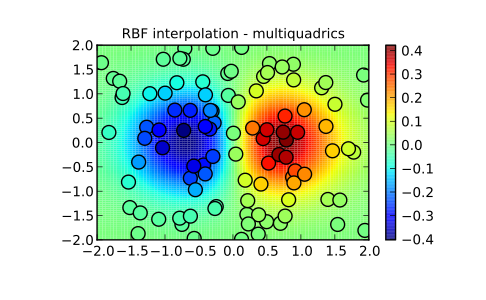

The Python source for this figure:
import numpy as np
from scipy.interpolate import Rbf
import matplotlib.pyplot as plt
from matplotlib import cm

# 2-d tests - setup scattered data
x = np.random.rand(100)*4.0-2.0
y = np.random.rand(100)*4.0-2.0
z = x*np.exp(-x**2-y**2)
ti = np.linspace(-2.0, 2.0, 100)
XI, YI = np.meshgrid(ti, ti)

# use RBF
rbf = Rbf(x, y, z, epsilon=2)
ZI = rbf(XI, YI)

# plot the result
n = plt.normalize(-2., 2.)
plt.subplot(1, 1, 1)
plt.pcolor(XI, YI, ZI, cmap=cm.jet)
plt.scatter(x, y, 100, z, cmap=cm.jet)
plt.title('RBF interpolation - multiquadrics')
plt.xlim(-2, 2)
plt.ylim(-2, 2)
plt.colorbar()
